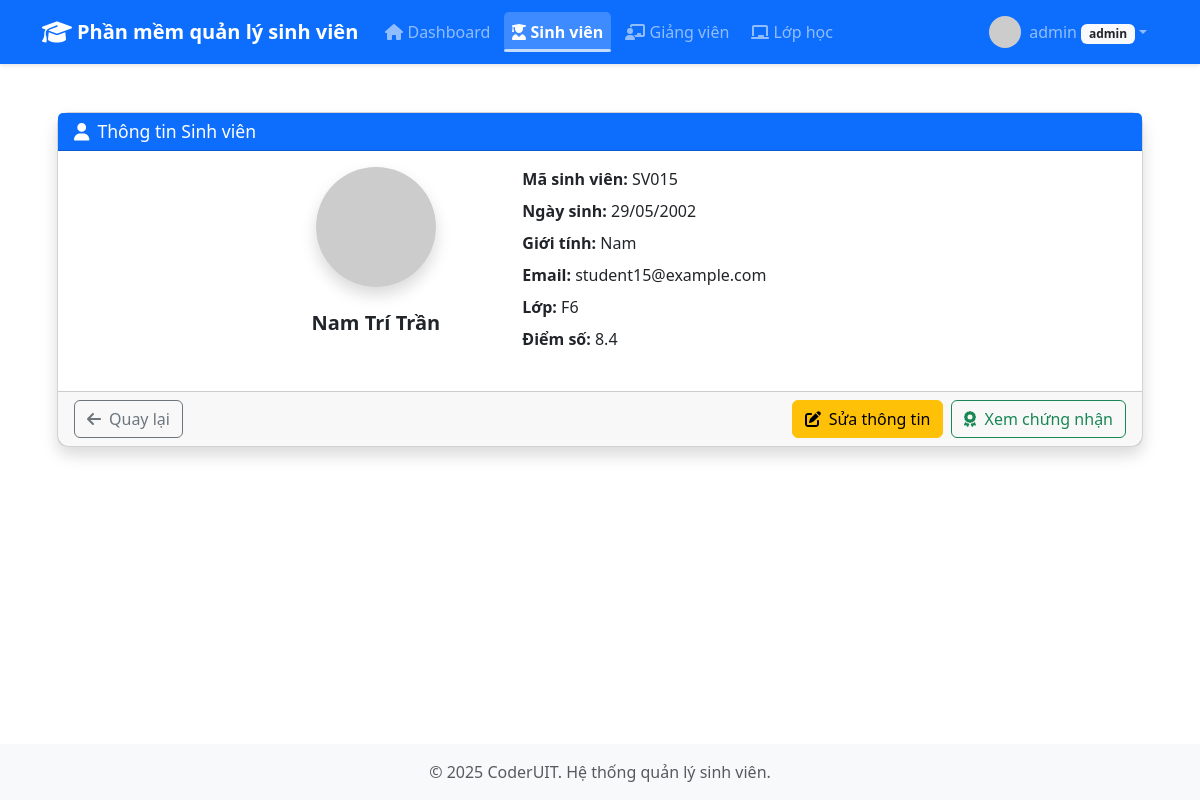
Page /students/42/view (signed in) on the earlier database version.
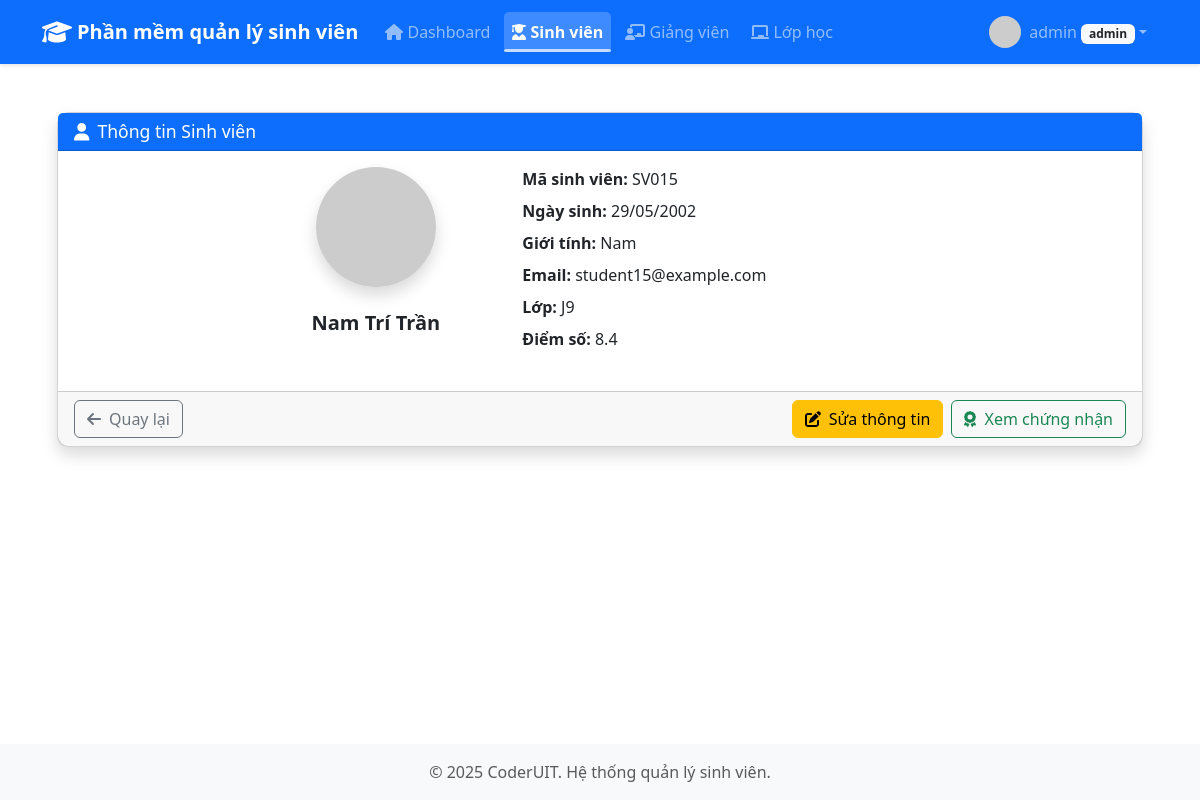
Same page on the later database version.
### app/models.py (models this page shows, shortened)
class User(db.Model, UserMixin):
    id = db.Column(db.Integer, primary_key=True)
    username = db.Column(db.String(64), unique=True, nullable=False)
    password_hash = db.Column(db.String(128), nullable=False)
    role = db.Column(db.String(20), nullable=False)
    email = db.Column(db.String(100), unique=True)
    fullname = db.Column(db.String(100))
    phone = db.Column(db.String(20))
    birthdate = db.Column(db.Date)
    gender = db.Column(db.String(10))
    avatar = db.Column(db.String(255))
    teacher_code = db.Column(db.String(20), unique=True)
    student_code = db.Column(db.String(20), unique=True)
    class_id = db.Column(db.Integer, db.ForeignKey('class.id'))
    score = db.Column(db.Float)
    updated_at = db.Column(db.DateTime, default=datetime.utcnow, onupdate=datetime.utcnow)
    reset_password_token = db.Column(db.String(128))
    reset_password_expires = db.Column(db.DateTime)
    classes = db.relationship('Class', secondary=teacher_class, backref='teachers')

class Class(db.Model):
    id = db.Column(db.Integer, primary_key=True)
    name = db.Column(db.String(50), unique=True, nullable=False)
    students = db.relationship('User', backref='class_', lazy=True, foreign_keys='User.class_id')

### app/students/routes.py (the view)
@students_bp.route('/<int:id>/view')
@login_required
def view_student(id):
    student = User.query.filter_by(id=id, role='student').first_or_404()
    if not can_view_student(student):
        flash('Bạn không có quyền xem thông tin sinh viên này', 'danger')
        return redirect(url_for('students.student_list'))
    return render_template('students/view.html', student=student)

### app/__init__.py (called while the page is built)
@login_manager.user_loader
def load_user(user_id):
    from app.models import User
    return User.query.get(int(user_id))

### app/students/routes.py (called while the page is built)
def can_view_student(student):
    if current_user.role in ['admin', 'teacher']:
        return True
    if current_user.role == 'student':
        return current_user.id == student.id
    return False

### app/templates/students/view.html (shortened to what this page needs)
{% extends 'base.html' %}
{% block content %}
<div class="container mt-4 st_view">
    <div class="card shadow">
        <div class="card-header bg-primary text-white">
            <h6 class="mb-0" style="font-size:1.1rem;"><i class="fas fa-user me-2" style="font-size:1.1rem;"></i>Thông tin Sinh viên</h6>
        </div>
        <div class="card-body">
            <div class="row mb-3 justify-content-center">
                <div class="col-md-3 text-center">
                    <img src="{{ student.avatar or 'https://api.dicebear.com/7.x/adventurer/png?seed=student' }}" class="rounded-circle shadow mb-3" width="120" height="120" alt="Avatar">
                    <h5 class="fw-bold mt-2">{{ student.fullname }}</h5>
                </div>
                <div class="col-md-5">
                    <div class="mb-2"><strong>Mã sinh viên:</strong> {{ student.student_code }}</div>
                    <div class="mb-2"><strong>Ngày sinh:</strong> {% if student.birthdate %}{{ student.birthdate.strftime('%d/%m/%Y') }}{% else %}Chưa cập nhật{% endif %}</div>
                    <div class="mb-2"><strong>Giới tính:</strong> {{ student.gender or 'Chưa cập nhật' }}</div>
                    <div class="mb-2"><strong>Email:</strong> {{ student.email or 'Chưa cập nhật' }}</div>
                    <div class="mb-2"><strong>Lớp:</strong> {{ student.class_.name if student.class_ else 'Chưa phân lớp' }}</div>
                    <div class="mb-2"><strong>Điểm số:</strong> {% if student.score is not none %}{{ '%.1f'|format(student.score) }}{% else %}Chưa cập nhật{% endif %}</div>
                </div>
            </div>
        </div>
        <div class="card-footer">
            <div class="d-flex justify-content-between">
                <a href="{{ url_for('students.student_list') }}" class="btn btn-outline-secondary">
                    <i class="fas fa-arrow-left me-2"></i>Quay lại
                </a>
                <div class="d-flex gap-2">
                    {% if current_user.role != 'student' %}
                    <a href="{{ url_for('students.edit_student', id=student.id) }}" class="btn btn-warning">
                        <i class="fas fa-edit me-2"></i>Sửa thông tin
                    </a>
                    {% endif %}
                    {% if student.score is not none and student.score >= 8.0 and (current_user.role == 'admin' or current_user.role == 'teacher' and (student.class_ and current_user.can_manage_class(student.class_.name)) or (current_user.role == 'student' and current_user.id == student.id)) %}
                    <a href="{{ url_for('students.student_certificate', id=student.id) }}" class="btn btn-outline-success">
                        <i class="fas fa-award me-1"></i> Xem chứng nhận
                    </a>
                    {% endif %}
                </div>
            </div>
        </div>
    </div>
</div>
{% endblock %}

### app/templates/base.html (shortened to what this page needs)
<!DOCTYPE html>
<html lang="vi">
<head>
    <link href="https://cdn.jsdelivr.net/npm/bootstrap@5.3.0-alpha1/dist/css/bootstrap.min.css" rel="stylesheet">
    <link rel="stylesheet" href="https://cdnjs.cloudflare.com/ajax/libs/font-awesome/6.1.1/css/all.min.css">
    <link rel="stylesheet" href="{{ url_for('static', filename='css/styles.css') }}">
</head>
<body style="min-height: 100vh; display: flex; flex-direction: column;">
    <nav class="navbar navbar-expand-lg navbar-dark bg-primary">
        <div class="container d-flex align-items-center justify-content-between">
            <span class="navbar-brand mb-0 d-flex align-items-center">
                <i class="fas fa-graduation-cap logo-icon"></i> Phần mềm quản lý sinh viên
            </span>
            <div class="collapse navbar-collapse" id="navbarNav">
                <ul class="navbar-nav">
                    {% if current_user.is_authenticated %}
                    {% if current_user.role == 'student' %}
                        <li class="nav-item">
                            <a class="nav-link {% if request.path.startswith('/students') %}active{% endif %}" href="{{ url_for('students.student_list') }}">
                                <i class="fas fa-user-graduate"></i> Sinh viên
                            </a>
                        </li>
                    {% else %}
                        {% if current_user.is_authenticated and current_user.role != 'teacher' %}
                        <li class="nav-item">
                            <a class="nav-link {% if request.path == '/' %}active{% endif %}" href="{{ url_for('index') }}">
                                <i class="fas fa-home"></i> Dashboard
                            </a>
                        </li>
                        {% endif %}
                        <li class="nav-item">
                            <a class="nav-link {% if request.path.startswith('/students') %}active{% endif %}" href="{{ url_for('students.student_list') }}">
                                <i class="fas fa-user-graduate"></i> Sinh viên
                            </a>
                        </li>
                        {% if current_user.role == 'admin' or current_user.role == 'teacher' %}
                        <li class="nav-item">
                            <a class="nav-link {% if request.path.startswith('/teachers') %}active{% endif %}" href="{{ url_for('teachers.teacher_list') }}">
                                <i class="fas fa-chalkboard-teacher"></i> Giảng viên
                            </a>
                        </li>
                        {% endif %}
                        {% if current_user.is_authenticated and current_user.role == 'admin' %}
                        <li class="nav-item">
                            <a class="nav-link {% if request.path.startswith('/classes') %}active{% endif %}" href="{{ url_for('classes.class_list') }}">
                                <i class="fas fa-chalkboard"></i> Lớp học
                            </a>
                        </li>
                        {% endif %}
                    {% endif %}
                    {% endif %}
                </ul>
                <ul class="navbar-nav ms-auto">
                    {% if current_user.is_authenticated %}
                    <li class="nav-item dropdown">
                        <a class="nav-link dropdown-toggle d-flex align-items-center" href="#" id="userDropdown" role="button" data-bs-toggle="dropdown" aria-expanded="false">
                            <div class="user-avatar overflow-hidden me-2">
                                {% if current_user.avatar %}
                                    <img src="{{ current_user.avatar }}" alt="avatar" style="width:32px;height:32px;object-fit:cover;border-radius:50%;">
                                {% else %}
                                    <i class="fas fa-user fa-lg"></i>
                                {% endif %}
                            </div>
                            <span>{{ current_user.username }} <small class="badge bg-light text-dark">{{ current_user.role }}</small></span>
                        </a>
                    </li>
                    {% else %}
                    <li class="nav-item">
                        <a class="nav-link" href="{{ url_for('auth.login') }}">
                            <i class="fas fa-sign-in-alt"></i> Đăng nhập
                        </a>
                    </li>
                    {% endif %}
                </ul>
            </div>
        </div>
    </nav>
    <div class="custom-container mt-4 main-content" style="flex:1;">
        {% block content %}{% endblock %}
    </div>
    <footer class="footer mt-auto py-3 bg-light text-center" style="margin-top: 48px;">
        <div class="container">
            <span class="text-muted">&copy; 2025 CoderUIT. Hệ thống quản lý sinh viên.</span>
        </div>
    </footer>
</body>
</html>

### app/static/css/styles.css (style rules this page uses)
:root { --primary-color: #1e4db7; --hover-color: #1d4ed8; --bs-font-monospace: SFMono-Regular, Menlo, Monaco, Consolas, "Liberation Mono", "Courier New", monospace; --bs-font-cabin: Cabin, sans-serif; }
.navbar { box-shadow: 0 2px 4px rgba(0,0,0,0.1); }
.card { border-radius: 12px; transition: transform 0.2s ease; }
.footer { margin-top: 64px !important; }
.custom-container { width: 100%; max-width: 100%; margin-left: auto; margin-right: auto; padding-left: 15px; padding-right: 15px; }
@media (min-width: 576px) { .custom-container { max-width: 540px; } }
@media (min-width: 768px) { .custom-container { max-width: 720px; } }
@media (min-width: 992px) { .custom-container { max-width: 960px; } }
@media (min-width: 1200px) { .custom-container { max-width: 1140px; } }
.navbar-nav .nav-link { padding: 0.5rem 1rem; border-radius: 5px; transition: all 0.3s; margin: 0 3px; }
.navbar-nav .nav-link.active { background-color: rgba(255, 255, 255, 0.2); font-weight: 600; position: relative; }
.navbar-nav .nav-link.active::after { content: ''; position: absolute; bottom: 0; left: 0; width: 100%; height: 3px; background-color: rgba(255, 255, 255, 0.7); border-radius: 3px; }
body { overflow-x: hidden; }
.navbar { padding-top: 0.5rem; padding-bottom: 0.5rem; }
.logo-icon { font-size: 1.5rem; margin-right: 5px; vertical-align: middle; }
.navbar-brand { font-weight: 600; font-size: 1.25rem; margin-right: 1rem; }

### app/templates/students/view.html (style rules this page uses)
.st_view { margin-top: 40px; margin-bottom: 60px; }

Differences in the rows shown:
no longer on this page (row unchanged): Class: class_ "F6"
added Class: class_ "J9"
